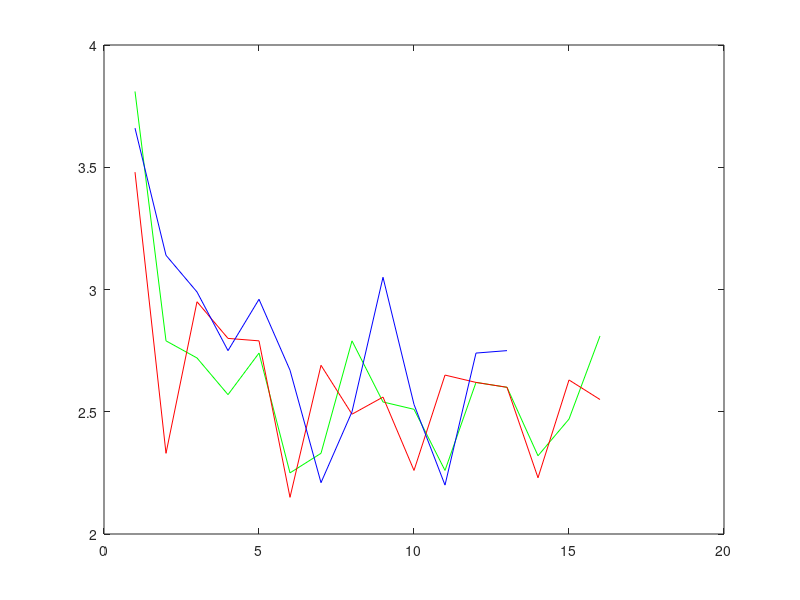

Reproduce this figure in MATLAB. (Note: this script raises an error after producing the figure.)
clear all;

%% Determine the average speed
% Measurements for quarter circles 
measurement_1 = [3.81 2.79 2.72 2.57 2.74 2.25 2.33 2.79 2.54 2.51 2.26 2.62 2.6 2.32 2.47 2.81];
measurement_2 = [3.48 2.33 2.95 2.8 2.79 2.15 2.69 2.49 2.56 2.26 2.65 2.62 2.6 2.23 2.63 2.55];
measurement_3 = [3.66 3.14 2.99 2.75 2.96 2.67 2.21 2.5 3.05 2.53 2.2 2.74 2.75];

% Determine the medians. 
median1 = median(measurement_1);
median2 = median(measurement_2);
median3 = median(measurement_3);

% Find the index of the first element that is lower than the median.
i1 = find(measurement_1 - median1 < 0.01,1);
i2 = find(measurement_2 - median2 < 0.01,1);
i3 = find(measurement_3 - median3 < 0.01,1);

% Take all elements with an index higher than i1-3
crop_1 = measurement_1(i1:end);
crop_2 = measurement_2(i2:end);
crop_3 = measurement_3(i3:end);

% Calculate average quarter circle time when at maximum speed
t_mean1 = mean(crop_1);
t_mean2 = mean(crop_2);
t_mean3 = mean(crop_3);

% Convert time to speed
dist = 0.5 * pi * 85; % quarter circle with radius 85 cm
v_mean1 = dist / t_mean1;
v_mean2 = dist / t_mean2;
v_mean3 = dist / t_mean3;

total_average_speed = mean([v_mean1, v_mean2, v_mean3]); % in [cm/s]. total_average_speed = 51.95...

% Time it takes to get to average maximum speed
t_max1 = sum(measurement_1(1:i1));
t_max2 = sum(measurement_2(1:i2));
t_max3 = sum(measurement_3(1:i3));

t_max_mean = mean([t_max1, t_max2, t_max3]);

%% plot the time distance curves
clf;
hold off;
longest_vector = max([length(measurement_1), length(measurement_2), length(measurement_3)]);
% Plot the full data
plot(measurement_1, 'g');
hold on;
plot(measurement_2, 'r');
plot(measurement_3, 'b');
% Draw the median
yline(median1, 'g--');
yline(median2, 'r--');
yline(median3, 'b--');
% stem i1-3
plot(i1, measurement_1(i1), 'go');
plot(i2, measurement_2(i2), 'ro');
plot(i3, measurement_3(i3), 'bo');
% Set axis limits
xlim([1, longest_vector]);
% Set legends
legend('Measurement 1', 'Measurement 2', 'Measurement 3', 'median 1', 'median 2', 'medium 3', 'first moment of constant speed');
% Set axis labels
xlabel('Quarter round');
ylabel('Time [s]');
% Set title
title('Quarter round measurements for max turn speed calculation');